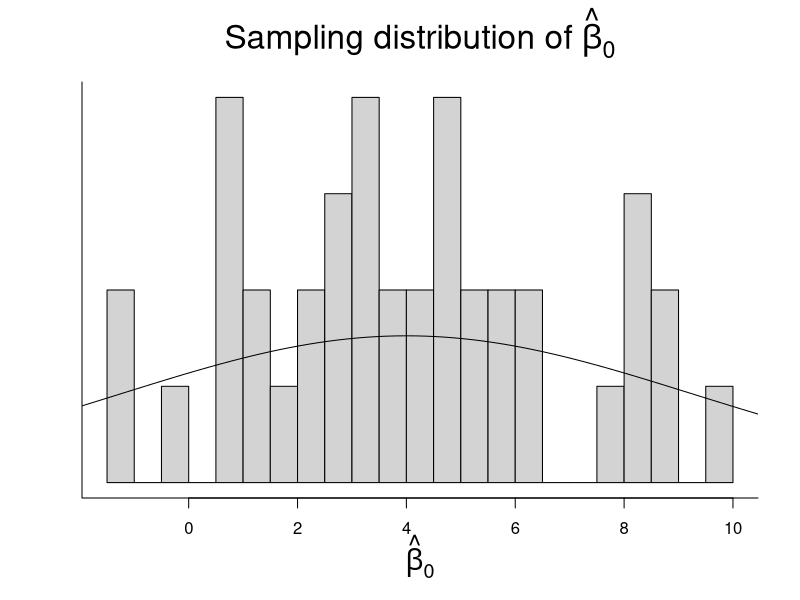
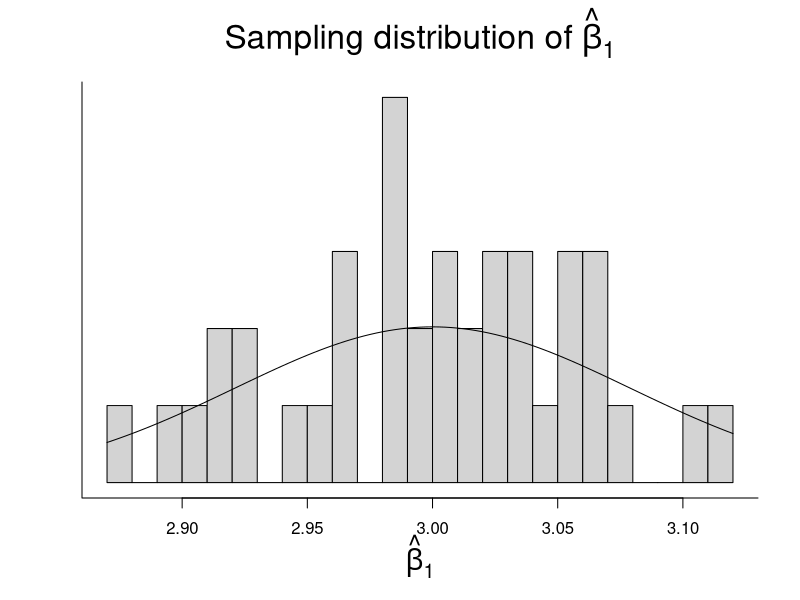

R code for these plots, in order:
## ---- chunk 1
knitr::opts_chunk$set(echo = TRUE)
## ---- chunk 2
sample_size <- 40

beta_0 <- 4

beta_1 <- 3

x <- rnorm(n = sample_size, mean = 50, sd = 5)

sigma_2 <- 6

epsilon <- rnorm(n = sample_size, mean = 0, sd = sqrt(sigma_2))

y <- beta_0 + beta_1 * x + epsilon

s_xx <- sum((x - mean(x))^2)

x_bar <- mean(x)

hat_beta1 <- sum((y - mean(y)) * (x - mean(x))) / sum((x - mean(x))^2)

hat_beta0 <- mean(y) - hat_beta1 * mean(x)
## ---- chunk 3
n_experiments <- 40

hat_beta0 <- c()
hat_beta1 <- c()

for (i in 1:n_experiments) {
  epsilon <- rnorm(n = sample_size, mean = 0, sd = sqrt(sigma_2))
  
  y <- beta_0 + beta_1 * x + epsilon 
  
  hat_beta1[i] <- sum((y - mean(y)) * (x - x_bar)) / s_xx
  hat_beta0[i] <- mean(y) - hat_beta1[i] * x_bar
}


## ---- chunk 4
hist(hat_beta0, freq = FALSE, breaks = 20, axes = FALSE, ann = FALSE)
curve(expr = dnorm(x, mean = 4, 
                   sd = sqrt((sigma_2 * sum(x^2)) / s_xx)),
      add = TRUE, from = -5, to = 13)
box(bty = "l")
axis(1)
mtext(text = expression(paste("Sampling distribution of ", hat(beta)[0])), 
      side = 3, cex = 2, line = 1)
mtext(text = expression(paste(hat(beta)[0])), side = 1, line = 3.2, cex = 1.7)

## ---- chunk 5
hist(x = hat_beta1, breaks = 20, freq = FALSE, axes = FALSE, ann = FALSE)
box(bty = "l")
axis(1)
mtext(text = expression(paste(hat(beta)[1])), side = 1, line = 3.2, cex = 1.7)
mtext(text = expression(paste("Sampling distribution of ", hat(beta)[1])), 
      side = 3, cex = 2, line = 1)
curve(expr = dnorm(x, mean = 3, 
                   sd = sqrt(sigma_2 / s_xx)), 
      add = TRUE)
